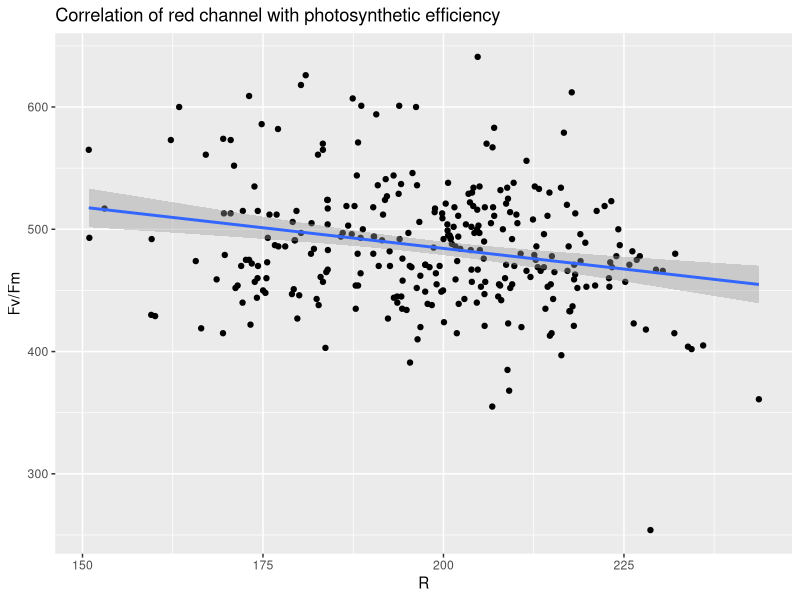
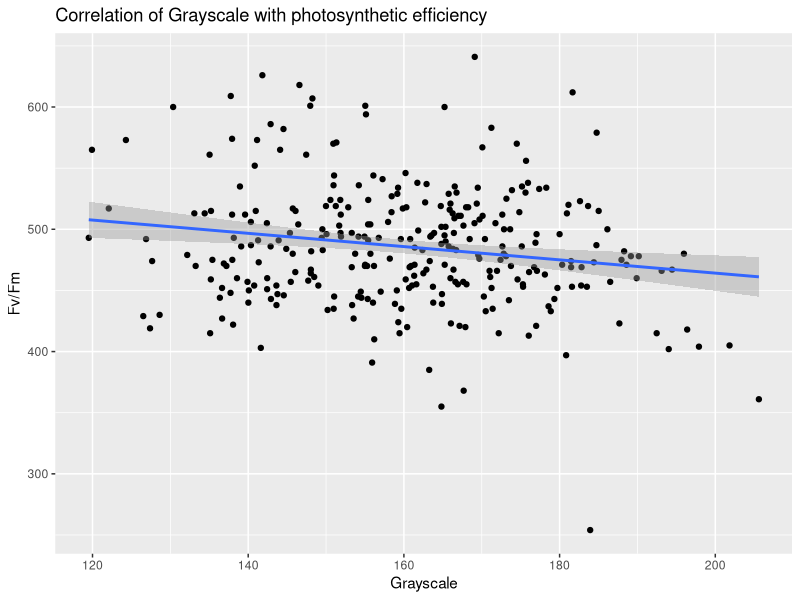
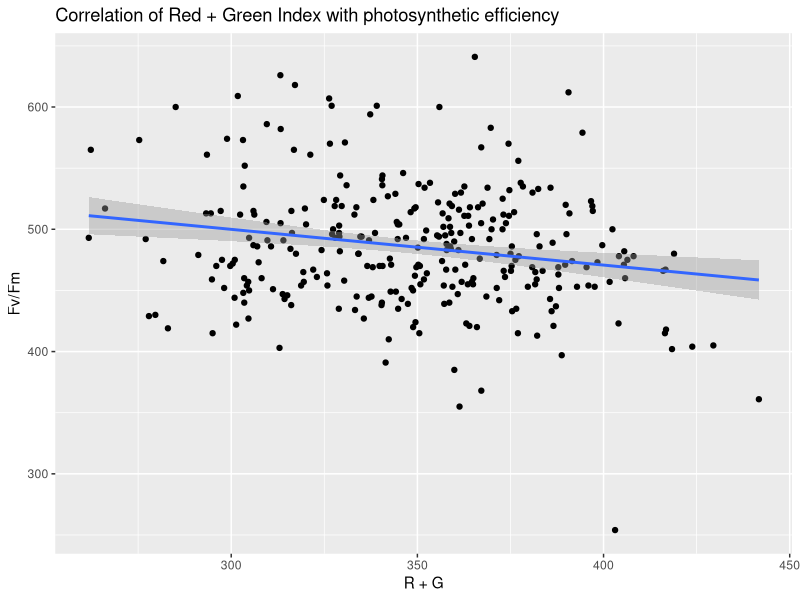
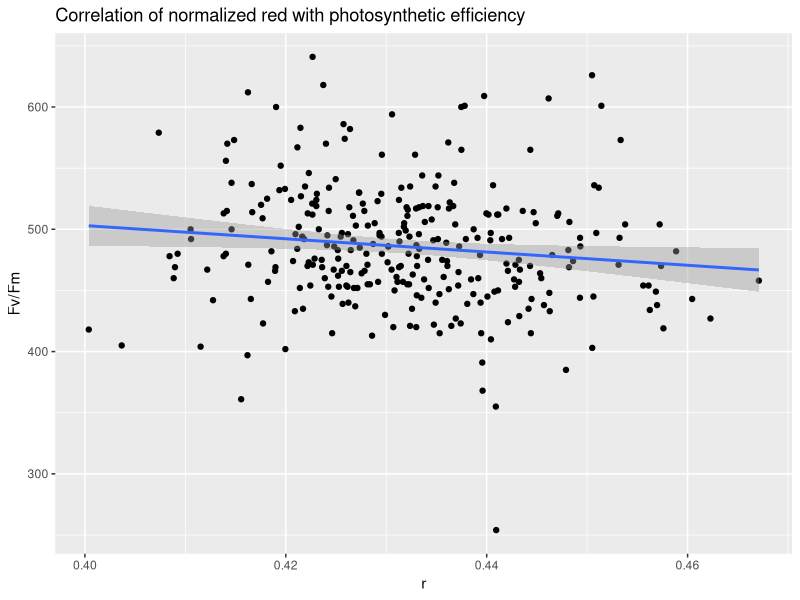
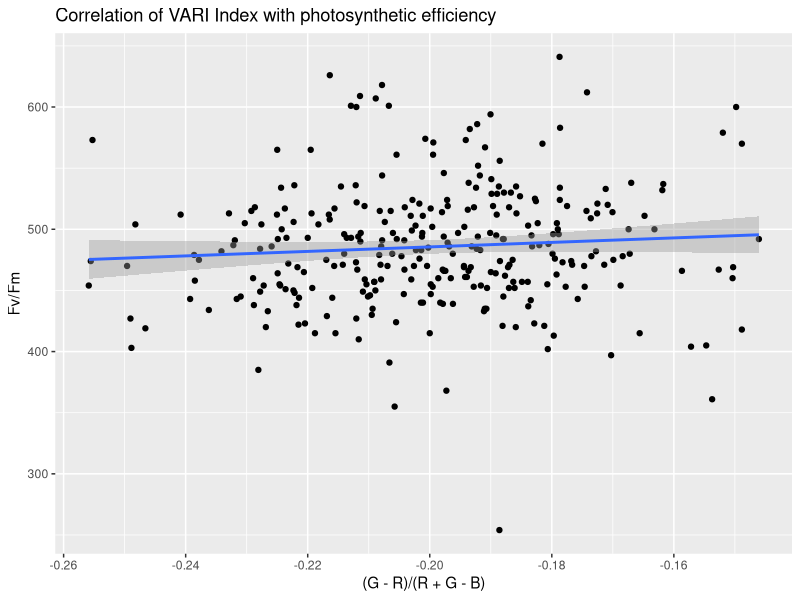
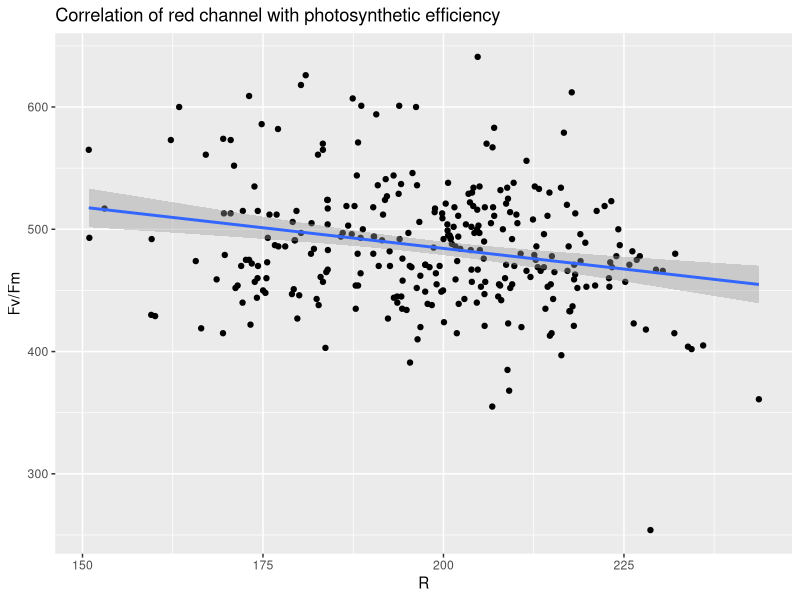
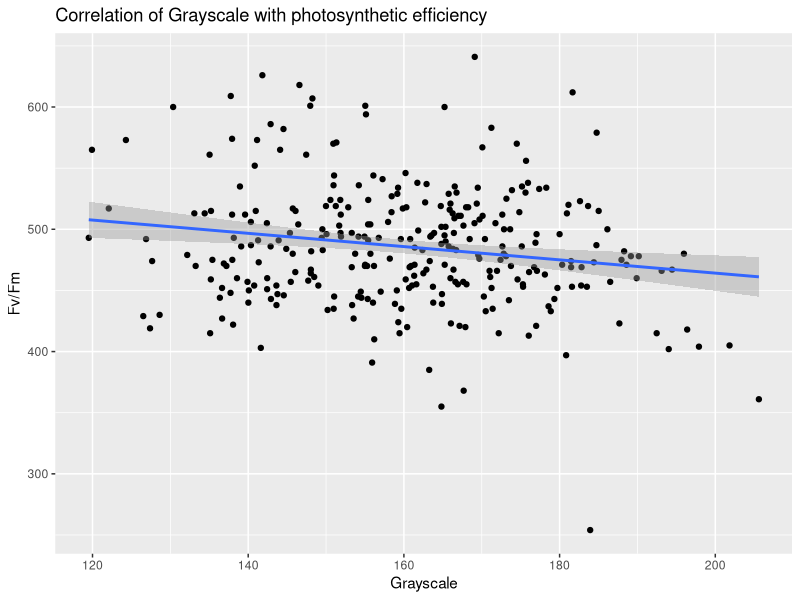
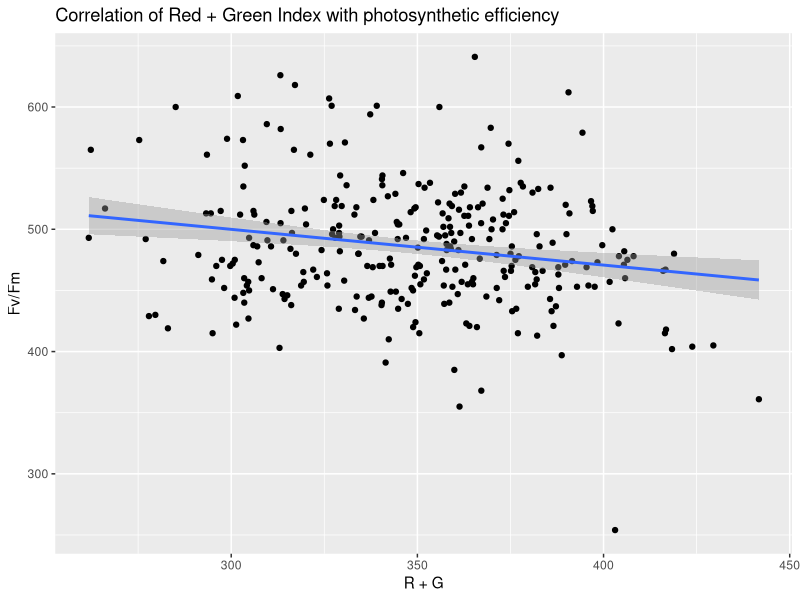

These figures' R source, in order:
# EPA/SEAGRANT Coral Spectral Project
# Analysis of coral RGB indices and photosynthetic data
# Hannah-Marie Lamle and Kellen Dean
# 6/29/26



# -------------------- Prepare data  --------------------------
## -------------- Load packages and data ----------------------

library(tidyverse)
library(ggplot2)
library(readxl)
library(purrr)
library(broom)

# load joined PAM and RGB dataframe (we did this by hand due to having 
# multiple frags and because of the naming difference between the 
# fragment_ID column in the two dataframes):

CHROMA <- read_excel("CHROMA.xlsx")

## ---------------- Calculate indices -----------------------

# based on the results of Ferrera et al 2026, they found that
# the best performing indices for coral to predict symbiont 
# density and chlorophyll was the red index, grayscale and 
# red green sum. We're going to use all the indices, but 
# may filter down to the best performing and see if this is 
# consistent with what they reported on for 1. different corals and 
# 2. for a different coral health metric 

# This code is copied and modified from the GitHub repo for the paper 
# Red, green, blue color indices as proxy for Symbiodiniaceae cell 
# density and chlorophyll content during coral bleaching" 
# https://github.com/ErikFerrara/Coral_Color_Index/blob/main/Scripts/Extract_RGB_values/RGB-values_from_jpg.R



CHROMA <- CHROMA %>% 
  mutate(across(c(2:4), as.factor)) %>%    # changed the columns for our df
  mutate(across(c(5:10), as.numeric)) %>%  # added this for the RGB data that came in as characters 
  dplyr::mutate(
    Grayscale = round(0.299 * R + 0.587 * G + 0.114 * B, 2),
    r = R / (R + G + B),
    g = G / (R + G + B),
    b = B / (R + G + B),
    `R+G` = R + G,
    `R+B` = R + B,
    `R-G` = R - G,
    `R-B` = R - B,
    `R/G` = ifelse(G > 0, R / G, NA_real_),
    `G/R` = ifelse(R > 0, G / R, NA_real_),
    `(R-G)/(R+G)` = (R - G) / (R + G),
    `(R-B)/(R+B)` = (R - B) / (R + B),
    `(G-R)/(G+R)` = (G - R) / (G + R),
    `(G-B)/(G+B)` = (G - B) / (G + B),
    `R/(G+B)` = ifelse((G + B) > 0, R / (G + B), NA_real_),
    `(G-R)/(R+G-B)` = (G-R)/(R+G-B)
  )

# transform the data to long format: 

CHROMA_long <- CHROMA %>%
  ungroup() %>% 
  pivot_longer(cols = -c(fragment_id, tank, treatment, site, 'F', M, 'F:', Y, R_SD, G_SD, B_SD),
               names_to = "Index", values_to = "Index_values") %>% 
  mutate(Index = factor(Index, levels = c("R", 
                                          "G", 
                                          "B", 
                                          "r", 
                                          "g", 
                                          "b", 
                                          "Grayscale", 
                                          "R+G", 
                                          "R+B",  
                                          "R-G", 
                                          "R-B", 
                                          "R/G",  
                                          "G/R", 
                                          "(R-G)/(R+G)", 
                                          "(R-B)/(R+B)", 
                                          "(G-R)/(G+R)", 
                                          "(G-B)/(G+B)", 
                                          "R/(G+B)",
                                          "(G-R)/(R+G-B)"
  ) ))

str(CHROMA_long)


# ------------------- Run Correlations: ------------------------------


regressions <- CHROMA_long %>%
  group_by(Index) %>%
  nest() %>%
  mutate(
    model = map(data, ~ lm(Y ~ Index_values, data = .x)),
    coefficients = map(model, tidy),
    model_stats = map(model, glance)
  )


slopes <- regressions %>%
  select(Index, coefficients) %>%
  unnest(coefficients) %>%
  filter(term == "Index_values")


r2 <- regressions %>%
  select(Index, model_stats) %>%
  unnest(model_stats) %>%
  select(Index, r.squared, adj.r.squared)

results <- left_join(slopes, r2, by = "Index") %>%
  arrange(desc(adj.r.squared))


# plotting: 

red_channel <- ggplot(CHROMA, aes(R, Y)) +
  geom_point() +
  geom_smooth(method = lm) +
  labs(title = "Correlation of red channel with photosynthetic efficiency",
       y = "Fv/Fm")
red_channel
ggsave("figs/redchannel_PAM.png", red_channel, width = 6, height = 5, units = "in")

grayscale <- ggplot(CHROMA, aes(Grayscale, Y)) +
  geom_point() +
  geom_smooth(method = lm) +
  labs(title = "Correlation of Grayscale with photosynthetic efficiency",
       y = "Fv/Fm")
grayscale
ggsave("figs/grayscale_PAM.png", grayscale, width = 6, height = 5, units = "in")

red_green <- ggplot(CHROMA, aes(R+G, Y)) +
  geom_point() +
  geom_smooth(method = lm) +
  labs(title = "Correlation of Red + Green Index with photosynthetic efficiency",
       y = "Fv/Fm")
red_green
ggsave("figs/redgreen_PAM.png", red_green, width = 6, height = 5, units = "in")

red_norm <- ggplot(CHROMA, aes(r, Y)) +
  geom_point() +
  geom_smooth(method = lm) +
  labs(title = "Correlation of normalized red with photosynthetic efficiency",
       y = "Fv/Fm")
red_norm

VARI <- ggplot(CHROMA, aes((G-R)/(R+G-B), Y)) +
  geom_point() +
  geom_smooth(method = lm) +
  labs(title = "Correlation of VARI Index with photosynthetic efficiency",
       y = "Fv/Fm")
VARI
ggsave("figs/VARI_PAM.png", VARI, width = 6, height = 5, units = "in")
